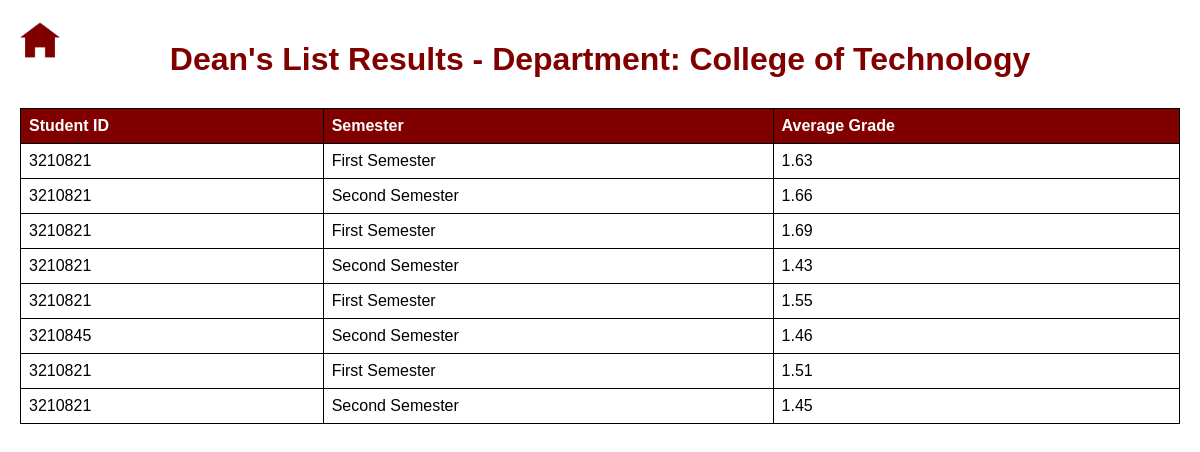
Page /admin/deans_list_reports.php (signed in) on the committed database.
### tables this page shows
CREATE TABLE `deans_list_averages` (
  `id` int(11) NOT NULL,
  `student_id` int(11) NOT NULL,
  `year_level` varchar(100) NOT NULL,
  `semester` varchar(100) NOT NULL,
  `average_grade` decimal(5,2) NOT NULL,
  `deans_list_status` varchar(10) DEFAULT NULL,
  `created_at` timestamp NOT NULL DEFAULT current_timestamp()
);

### admin/deans_list_reports.php (the view, shortened to what this page needs)
<?php
$servername = "localhost";
$username = "root";
$password = "";
$dbname = "finals";
$conn = new mysqli($servername, $username, $password, $dbname);
$admin_department = $_SESSION['admin_department'] ?? null;
$sql = "SELECT student_id, semester, average_grade FROM deans_list_averages WHERE deans_list_status = 'Yes'";
$result = $conn->query($sql);
?>
<!DOCTYPE html>
<html lang="en">
<head>
</head>
<body>
    <a href="dashboard.php">
        <img src="../img/homeicon.png" alt="Home" class="home-icon">
    </a>
    <h1>Dean's List Results - Department: <?php echo htmlspecialchars($admin_department); ?></h1>
    <?php if ($result->num_rows > 0): ?>
        <table>
            <thead>
                <tr>
                    <th>Student ID</th>
                    <th>Semester</th>
                    <th>Average Grade</th>
                </tr>
            </thead>
            <tbody>
                <?php while($row = $result->fetch_assoc()): ?>
                    <tr>
                        <td><?php echo $row['student_id']; ?></td>
                        <td><?php echo $row['semester']; ?></td>
                        <td><?php echo $row['average_grade']; ?></td>
                    </tr>
                <?php endwhile; ?>
            </tbody>
        </table>
    <?php else: ?>
        <p>No students from your department qualified for the Dean's List.</p>
    <?php endif; ?>
</body>
</html>

### admin/deans_list_reports.php (style rules this page uses)
body { font-family: 'Arial', sans-serif; padding: 20px; background-color: #ffffff; margin: 0; }
.home-icon { position: absolute; top: 20px; left: 20px; width: 40px; height: 40px; cursor: pointer; transition: transform 0.3s ease-in-out; }
h1 { color: maroon; text-align: center; margin-bottom: 30px; }
table { width: 100%; border-collapse: collapse; margin-top: 20px; }
table, th, td { border: 1px solid black; }
th, td { padding: 8px; text-align: left; }
th { background-color: maroon; color: white; }

### rows in the picture
deans_list_averages: student "3210821", semester "First Semester", average_grade "1.63"
deans_list_averages: student "3210821", semester "Second Semester", average_grade "1.66"
deans_list_averages: student "3210821", semester "First Semester", average_grade "1.69"
deans_list_averages: student "3210821", semester "Second Semester", average_grade "1.43"
deans_list_averages: student "3210821", semester "First Semester", average_grade "1.55"
deans_list_averages: student "3210845", semester "Second Semester", average_grade "1.46"
deans_list_averages: student "3210821", semester "First Semester", average_grade "1.51"
deans_list_averages: student "3210821", semester "Second Semester", average_grade "1.45"

### other values in the picture
$admin_department "College of Technology"
